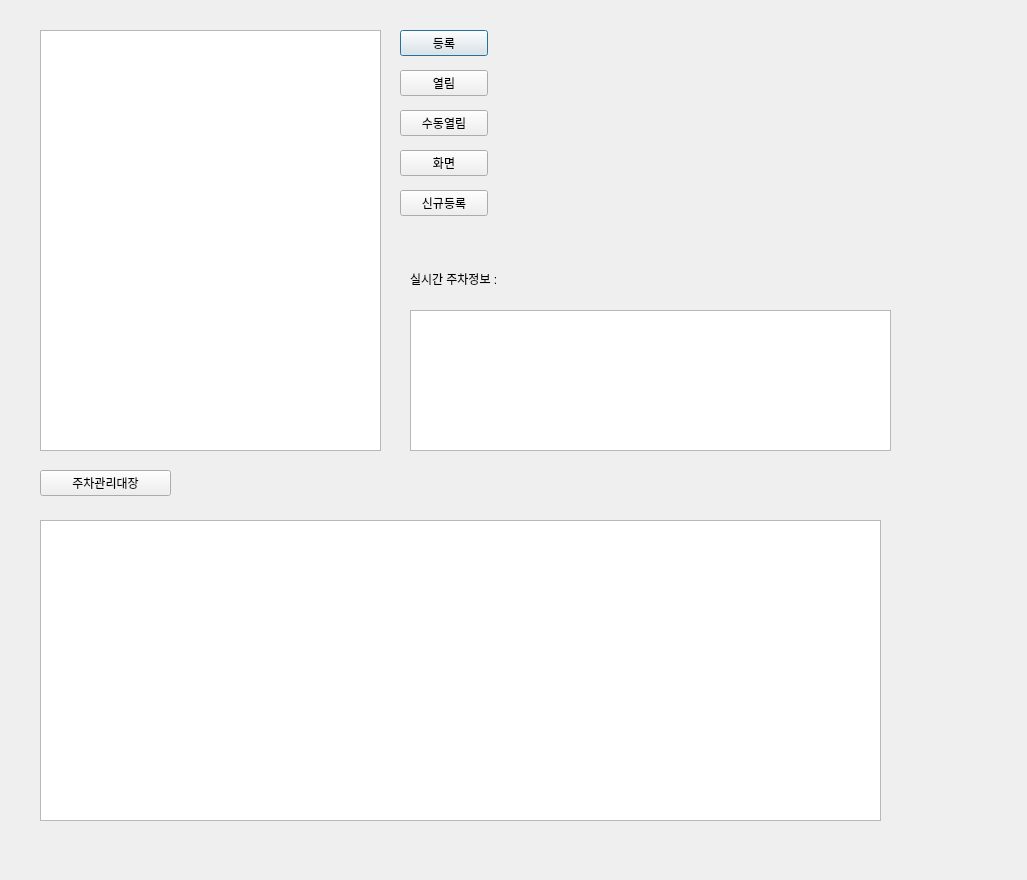
<?xml version="1.0" encoding="UTF-8"?>
<ui version="4.0">
 <class>Dialog</class>
 <widget class="QDialog" name="Dialog">
  <property name="geometry">
   <rect>
    <x>0</x>
    <y>0</y>
    <width>1027</width>
    <height>880</height>
   </rect>
  </property>
  <property name="windowTitle">
   <string>Dialog</string>
  </property>
  <widget class="QListWidget" name="listPlates">
   <property name="geometry">
    <rect>
     <x>40</x>
     <y>30</y>
     <width>341</width>
     <height>421</height>
    </rect>
   </property>
  </widget>
  <widget class="QPushButton" name="registerButton">
   <property name="geometry">
    <rect>
     <x>400</x>
     <y>30</y>
     <width>88</width>
     <height>26</height>
    </rect>
   </property>
   <property name="text">
    <string>등록</string>
   </property>
  </widget>
  <widget class="QPushButton" name="openButton">
   <property name="geometry">
    <rect>
     <x>400</x>
     <y>70</y>
     <width>88</width>
     <height>26</height>
    </rect>
   </property>
   <property name="text">
    <string>열림</string>
   </property>
  </widget>
  <widget class="QPushButton" name="offButton">
   <property name="geometry">
    <rect>
     <x>400</x>
     <y>150</y>
     <width>88</width>
     <height>26</height>
    </rect>
   </property>
   <property name="text">
    <string>화면</string>
   </property>
  </widget>
  <widget class="QPushButton" name="newregisterButton">
   <property name="geometry">
    <rect>
     <x>400</x>
     <y>190</y>
     <width>88</width>
     <height>26</height>
    </rect>
   </property>
   <property name="text">
    <string>신규등록</string>
   </property>
  </widget>
  <widget class="QLabel" name="videoLabel">
   <property name="geometry">
    <rect>
     <x>620</x>
     <y>30</y>
     <width>201</width>
     <height>121</height>
    </rect>
   </property>
   <property name="text">
    <string/>
   </property>
  </widget>
  <widget class="QLabel" name="label_2">
   <property name="geometry">
    <rect>
     <x>410</x>
     <y>270</y>
     <width>191</width>
     <height>18</height>
    </rect>
   </property>
   <property name="text">
    <string>실시간 주차정보 :</string>
   </property>
  </widget>
  <widget class="QTableWidget" name="tableWidget">
   <property name="geometry">
    <rect>
     <x>410</x>
     <y>310</y>
     <width>481</width>
     <height>141</height>
    </rect>
   </property>
  </widget>
  <widget class="QPushButton" name="manageButton">
   <property name="geometry">
    <rect>
     <x>40</x>
     <y>470</y>
     <width>131</width>
     <height>26</height>
    </rect>
   </property>
   <property name="text">
    <string>주차관리대장</string>
   </property>
  </widget>
  <widget class="QTableWidget" name="tableWidget_2">
   <property name="geometry">
    <rect>
     <x>40</x>
     <y>520</y>
     <width>841</width>
     <height>301</height>
    </rect>
   </property>
  </widget>
  <widget class="QPushButton" name="doButton">
   <property name="geometry">
    <rect>
     <x>400</x>
     <y>110</y>
     <width>88</width>
     <height>26</height>
    </rect>
   </property>
   <property name="text">
    <string>수동열림</string>
   </property>
  </widget>
 </widget>
 <resources/>
 <connections/>
</ui>
